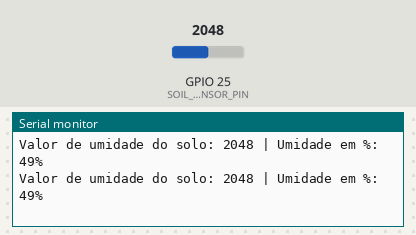
A sketch run on a simulated ESP32. Shown: the last lines printed to the serial monitor. The test bench sets the inputs (shaded band); at power-on: GPIO 25 (SOIL_SENSOR_PIN) = 2048.

Above: at 1.8 s.
1.9 s: GPIO 25 (SOIL_SENSOR_PIN) set to 2866
At 2.8 s:
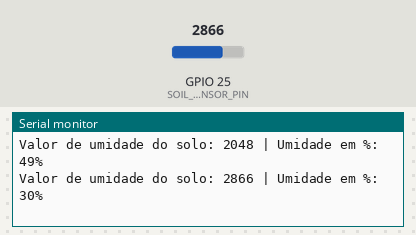
3.4 s: GPIO 25 (SOIL_SENSOR_PIN) set to 3603
At 4.8 s:
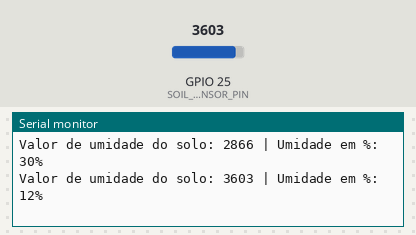
Timing chart, 0 to 6.4 s (numbered marks = the images above; inputs shaded):
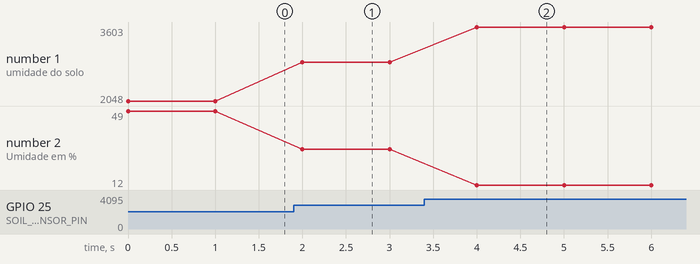

The sketch:

hello_soil.ino
```cpp
#define SOIL_SENSOR_PIN 25  // Pino analógico do sensor de umidade do solo (A25)

void setup() {
  Serial.begin(115200);      // Inicializa a comunicação serial
  pinMode(SOIL_SENSOR_PIN, INPUT); // Define o pino do sensor como entrada
}

void loop() {
  // Lê o valor analógico do sensor de umidade do solo
  int soilMoistureValue = analogRead(SOIL_SENSOR_PIN);

  // Converte o valor para uma porcentagem (opcional, para facilitar a leitura)
  int moisturePercent = map(soilMoistureValue, 4095, 0, 0, 100);

  // Imprime o valor no Serial Monitor
  Serial.print("Valor de umidade do solo: ");
  Serial.print(soilMoistureValue);
  Serial.print(" | Umidade em %: ");
  Serial.print(moisturePercent);
  Serial.println("%");

  delay(1000);  // Aguarda 1 segundo antes de realizar a próxima leitura
}
```

Measured:
- after the input at 1.9 s, the serial monitor: prints a new line after 0.10 s (image 1)
- after the input at 3.4 s, the serial monitor: prints a new line after 0.60 s (image 2)
- plotted number 1: 2048 → 2866 after the input at 1.9 s, 2866 → 3603 after the input at 3.4 s
- plotted number 2: 49 → 30 after the input at 1.9 s, 30 → 12 after the input at 3.4 s
